Frame 1 (no input): blank canvas, image omitted
Frame 60 (no input): blank canvas, image omitted
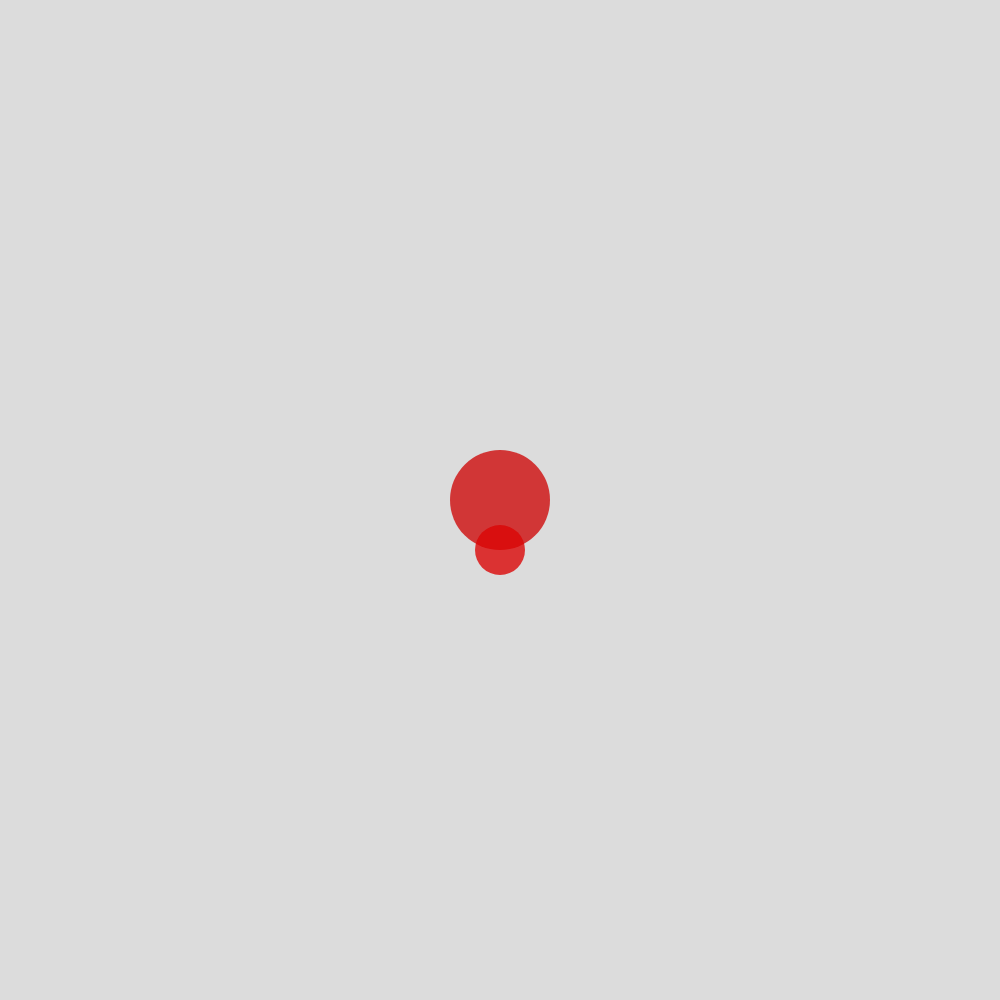
Frame 120 (the mouse pressed at the canvas centre since frame 60)

The p5.js sketch whose frames 1 and 60 were blank and that drew this single picture after the mouse press (run headless with seeded random() and noise() and a simulated clock; from frame 60 on, the mouse is pressed at the canvas centre):

// p5.js sketch
// ── sketch.js
function setup() {
  createCanvas(1000, 1000);
  background(220);
}

function draw() {
}

function mousePressed(){
   shape(mouseX, mouseY);
}
function shape(x, y){
  noStroke();
  fill(random(100,250), 10, 10, 200);
  ellipse(x, y, 100, 100);
  fill(220, 5, 5, 200);
  ellipse(x, y+50, 50, 50);

}
